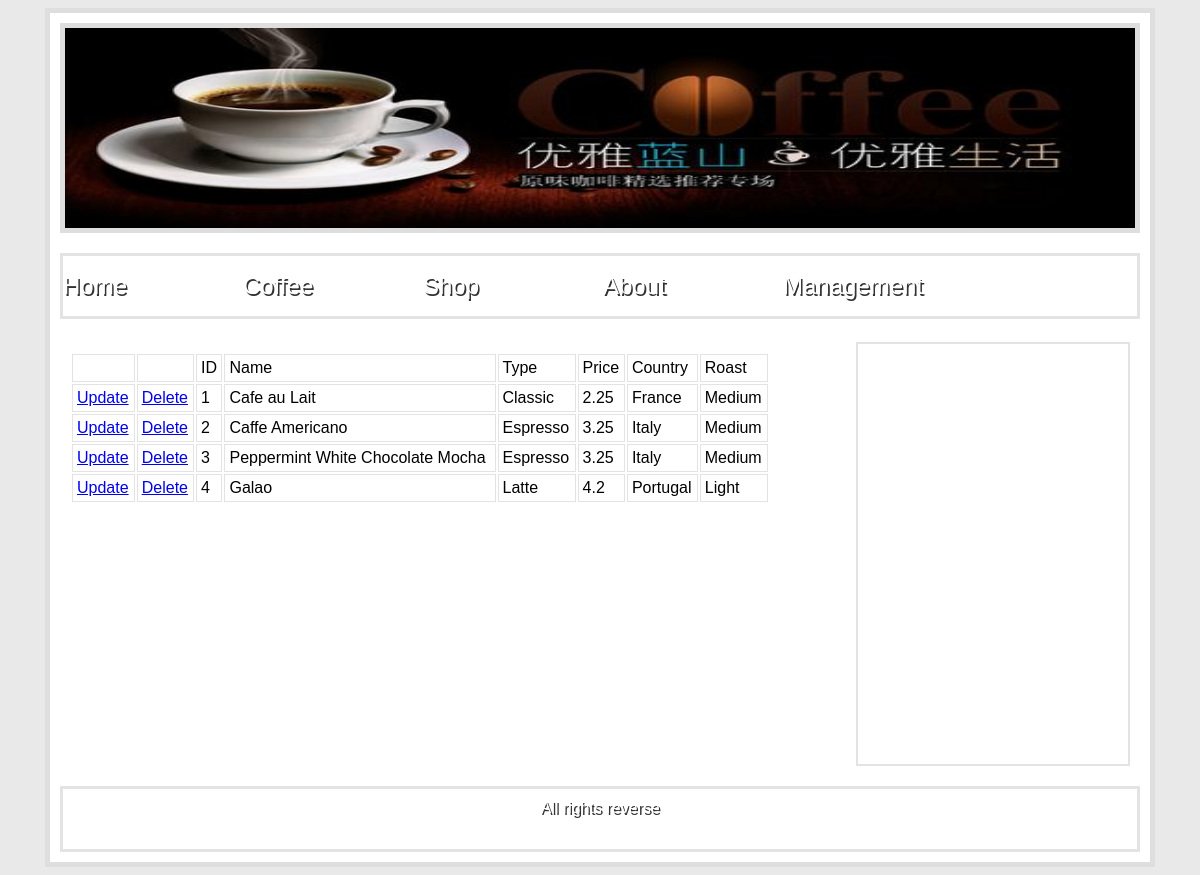
/CoffeeOverview.php, run on the app's committed database.
### tables this page shows
CREATE TABLE IF NOT EXISTS `coffee` (
  `id` int(11) NOT NULL AUTO_INCREMENT,
  `name` varchar(255) DEFAULT NULL,
  `type` varchar(255) DEFAULT NULL,
  `price` double DEFAULT NULL,
  `roast` varchar(255) DEFAULT NULL,
  `country` varchar(255) DEFAULT NULL,
  `image` varchar(255) DEFAULT NULL,
  `review` text,
  PRIMARY KEY (`id`)
);

### CoffeeOverview.php (called while the page is built, shortened)
<?php
require './controller/CoffeeController.php';
$coffeeController = new CoffeeController();
$content = $coffeeController->CreateOverviewTable();
include './templates.php';
?>

### model/CoffeeModel.php (called while the page is built, shortened)
<?php
require("entity/CoffeeEntity.php");
class CoffeeModel{
	function GetCoffeeByType($type){
		$temp = $type;
		if($temp == ""){
			$sql = "select * from coffee";
		}else{
			$sql = "select * from coffee where type like'$type' ";
		}
		$result = mysql_query($sql)or die(mysql_error());
		$coffeeArray = array();
		while($row = mysql_fetch_array($result)){
			$id = $row[0];
			$name = $row[1];
			$type = $row[2];
			$price = $row[3];
			$roast = $row[4];
			$country = $row[5];
			$image = $row[6];
			$review = $row[7];
			$coffee = new CoffeeEntity($id,$name,$type,$price,$roast,$country,$image,$review);
			array_push($coffeeArray,$coffee);
		}
		return $coffeeArray;
	}
}
?>

### entity/CoffeeEntity.php (called while the page is built, shortened)
<?php
class CoffeeEntity{
    function __construct($id,$name,$type,$price,$roast,$country,$image,$review){
        $this->id = $id;
        $this->name = $name;
        $this->type = $type;
        $this->price= $price;
        $this->roast = $roast;
        $this->country = $country;
    }
}
?>

### controller/CoffeeController.php (the view, shortened to what this page needs)
<?php
require("model/CoffeeModel.php");
class CoffeeController{
	function CreateOverviewTable(){
		$result = "<table class='overviewTable'>
					<tr>
						<td></td>
						<td></td>
						<td>ID</td>
						<td>Name</td>
						<td>Type</td>
						<td>Price</td>
						<td>Country</td>
						<td>Roast</td>
					</tr>
					";
		$coffeeArray = $this->GetCoffeeByType('');
		foreach($coffeeArray as $key =>$value){
			$result = $result.
			"
			<tr>
				<td><a href='UpdateCoffee.php?id=$value->id'>Update</a></td>
				<td><a href='javascript:void(0);' onclick='del($value->id);'>Delete</a></td>
				<td>$value->id</td>
				<td>$value->name</td>
				<td>$value->type</td>
				<td>$value->price</td>
				<td>$value->country</td>
				<td>$value->roast</td>
			</tr>
			";
		}
		$result = $result."</table>";
		return $result;
	}
	function GetCoffeeByType($type){
		$coffeeModel = new CoffeeModel();
		return $coffeeModel->GetCoffeeByType($type);
	}
}
?>

### css/style.css (style rules this page uses)
* { padding:0; margin��0�� }
body { font-family: "arial"; background: #e9e9e9; }
.overviewTable { width:700px; }
.overviewTable tr { padding;4px; }
.overviewTable td { padding:4px; border:1px solid #e3e3e3; }

### data on the page
coffee: id "1", name "Cafe au Lait", type "Classic", price "2.25", country "France", roast "Medium"
coffee: id "2", name "Caffe Americano", type "Espresso", price "3.25", country "Italy", roast "Medium"
coffee: id "3", name "Peppermint White Chocolate Mocha", type "Espresso", price "3.25", country "Italy", roast "Medium"
coffee: id "4", name "Galao", type "Latte", price "4.2", country "Portugal", roast "Light"
